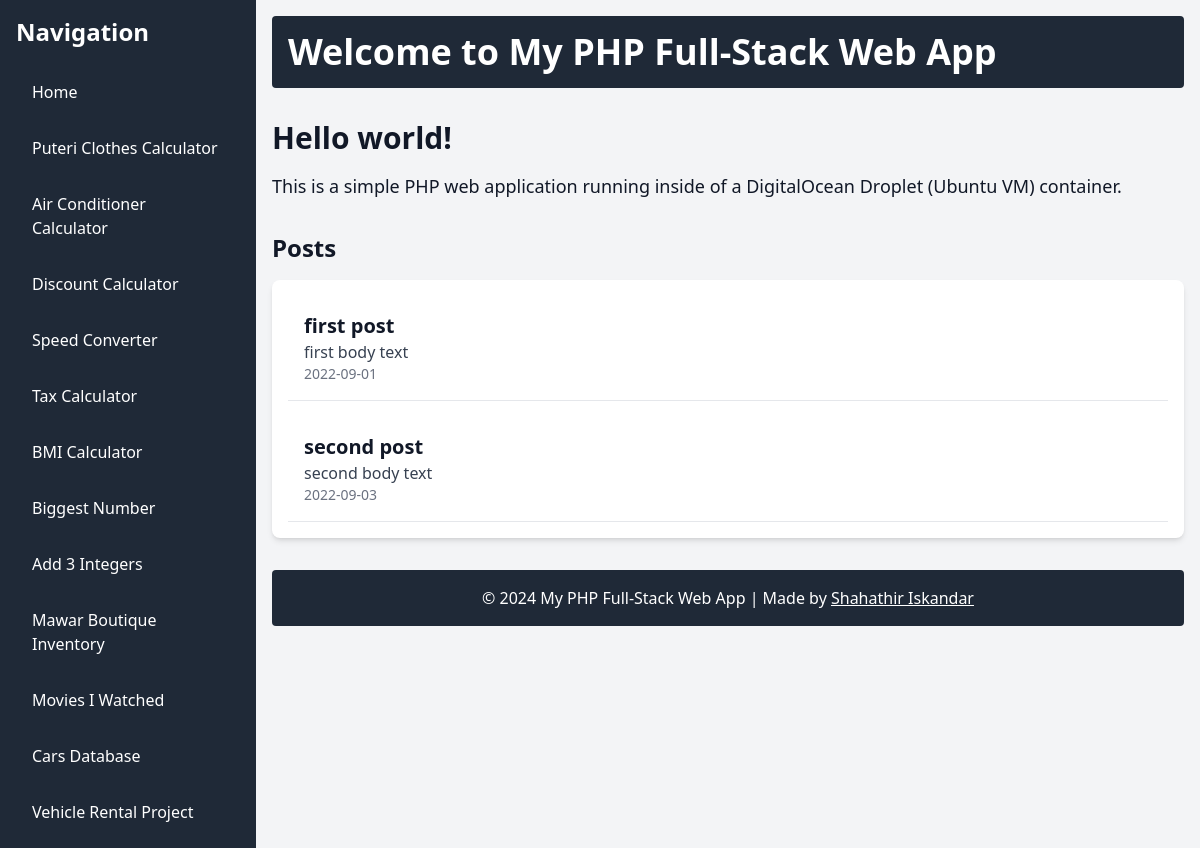
The page / on the database its author committed.
### tables this page shows
CREATE TABLE `php_docker_table` (
  `id` int NOT NULL,
  `title` varchar(255) NOT NULL,
  `body` text NOT NULL,
  `date_created` date NOT NULL
);

### index.php (the view, shortened to what this page needs)
<!doctype html>
<html>
<head>
    <link href="output.css" rel="stylesheet">
</head>
<body class="bg-gray-100 text-gray-900">
    <div class="flex">
        <nav class="w-64 bg-gray-800 text-white min-h-screen p-4">
            <h2 class="text-2xl font-bold mb-6">Navigation</h2>
            <ul class="space-y-4">
                <li><a href="index.php" class="block py-2 px-4 rounded hover:bg-blue-700">Home</a></li>
                <li><a href="quiz1/puteriClothes.php" class="block py-2 px-4 rounded hover:bg-blue-700">Puteri Clothes Calculator</a></li>
                <li><a href="Assignment1/airform2.php" class="block py-2 px-4 rounded hover:bg-blue-700">Air Conditioner Calculator</a></li>
                <li><a href="LabWorkX8/Discount.php" class="block py-2 px-4 rounded hover:bg-blue-700">Discount Calculator</a></li>
                <li><a href="LabWork3/speed_converter.php" class="block py-2 px-4 rounded hover:bg-blue-700">Speed Converter</a></li>
                <li><a href="LabWork3/tax_form.php" class="block py-2 px-4 rounded hover:bg-blue-700">Tax Calculator</a></li>
                <li><a href="LabWork3/BMI_form_sticky.php" class="block py-2 px-4 rounded hover:bg-blue-700">BMI Calculator</a></li>
                <li><a href="LabWork4/biggest_num.php" class="block py-2 px-4 rounded hover:bg-blue-700">Biggest Number</a></li>
                <li><a href="LabWork1/integers.php" class="block py-2 px-4 rounded hover:bg-blue-700">Add 3 Integers</a></li>
                <li><a href="updateInventory/updateInventory.php" class="block py-2 px-4 rounded hover:bg-blue-700">Mawar Boutique Inventory</a></li>
                <li><a href="CinemaTicketing/admin_listMovie.php" class="block py-2 px-4 rounded hover:bg-blue-700">Movies I Watched</a></li>
                <li><a href="CarForSale/view_carList.php" class="block py-2 px-4 rounded hover:bg-blue-700">Cars Database</a></li>
                <li><a href="VehicleRentalProject/homepage.php" class="block py-2 px-4 rounded hover:bg-blue-700">Vehicle Rental Project</a></li>
            </ul>
        </nav>
        <div class="flex-1 p-4">
            <header class="bg-gray-800 text-white p-4 rounded">
                <h1 class="text-4xl font-bold">
                    Welcome to My PHP Full-Stack Web App
                </h1>
            </header>
            <main class="mt-8">
                <section class="my-8">
                    <h2 class="text-3xl font-semibold mb-4">
                        Hello world!
                    </h2>
                    <p class="text-lg">
                        This is a simple PHP web application running inside of a DigitalOcean Droplet (Ubuntu VM) container.
                    </p>
                </section>
                <section class="my-8">
                    <h2 class="text-2xl font-semibold mb-4">
                        Posts
                    </h2>
                    <div class="bg-white shadow-md rounded-lg p-4">
                        <?php
                        $connect = mysqli_connect(
                            'db',
                            'php_docker',
                            'password',
                            'php_docker'
                        );
                        $table_name = "php_docker_table";
                        $query = "SELECT * FROM $table_name";
                        $response = mysqli_query($connect, $query);
                        echo "<div class='space-y-4'>";
                        while($i = mysqli_fetch_assoc($response))
                        {
                            echo "<div class='p-4 border-b border-gray-200'>";
                            echo "<h3 class='text-xl font-bold'>".$i['title']."</h3>";
                            echo "<p class='text-gray-700'>".$i['body']."</p>";
                            echo "<p class='text-sm text-gray-500'>".$i['date_created']."</p>";
                            echo "</div>";
                        }
                        echo "</div>";
                        ?>
                    </div>
                </section>
            </main>
            <footer class="bg-gray-800 text-white p-4 text-center rounded">
                <p>&copy; 2024 My PHP Full-Stack Web App  |  Made by <a href ="https://shahathir.me" class = underline>Shahathir Iskandar<a></p>
            </footer>
        </div>
    </div>
</body>
</html>

### rows shown on the page
php_docker_table: title "first post", body "first body text", date_created "2022-09-01"
php_docker_table: title "second post", body "second body text", date_created "2022-09-03"
